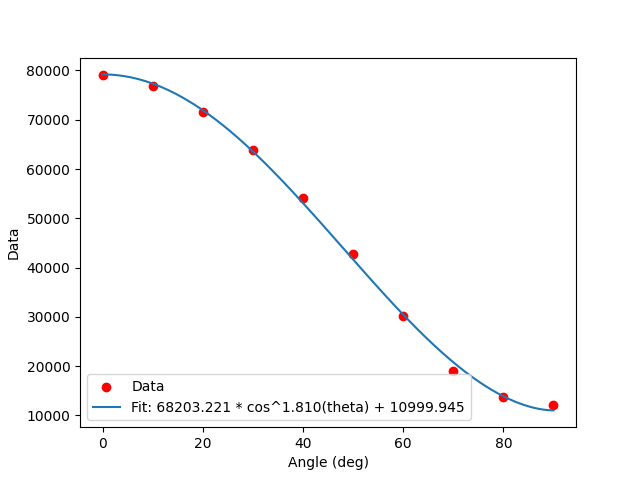

This figure's Python source:
import numpy as np
import matplotlib.pyplot as plt
from scipy.optimize import curve_fit

deg = np.array([0, 10, 20, 30, 40, 50, 60, 70, 80, 90], dtype=float)
data = np.array([79111, 76867, 71534, 63827, 54111, 42693, 30096, 18904, 13673, 12081], dtype=float)

# Convert degree to radians
theta = np.radians(deg)

# Define the fitting function: A * cos^n + a
def cos_pow_plus_offset(theta, A, n, a):
    return A * np.cos(theta)**n + a

# Perform curve fit
popt, pcov = curve_fit(cos_pow_plus_offset, theta, data) #, bounds=([0, 0, -np.inf], [100, 100, np.inf]))

A_fit, n_fit, a_fit = popt

print(f"Fitted A = {A_fit:.3f}")
print(f"Fitted n = {n_fit:.3f}")
print(f"Fitted a = {a_fit:.3f}")

# Plot the results
theta_vals = np.linspace(0, np.pi/2, 500)
fit_vals = cos_pow_plus_offset(theta_vals, A_fit, n_fit, a_fit)

plt.scatter(deg, data, color='r', label='Data')
plt.plot(np.degrees(theta_vals), fit_vals, label=f'Fit: {A_fit:.3f} * cos^{n_fit:.3f}(theta) + {a_fit:.3f}')
plt.xlabel('Angle (deg)')
plt.ylabel('Data')
plt.legend()
plt.show()
